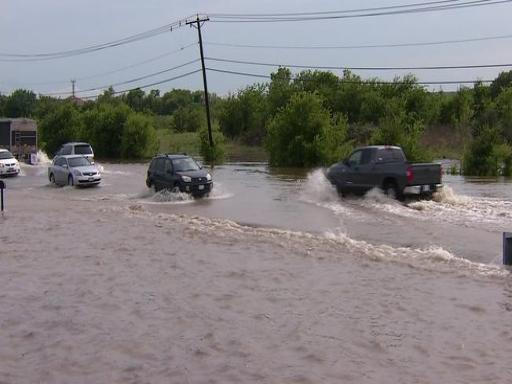
#> input picture data/data/test/flooding/image_243.jpg, 512 x 384 px, found by its file name; its folder holds 6 pictures in this run
$ jupyter execute --allow-errors DangerLevelDetection_2-checkpoint.ipynb   (older library calls are emulated)
#> lines starting #> are read from the running program, lines starting #| are printed output that depends on the picture
#> further down, positive_img is the input picture: shape (384, 512, 3); mean B, G, R 128.6, 128.3, 131.9
# TECH-A-THON

**Team Name: BetaTech**
**Team Leader: Mollika Garg**
**Email Id: mollika.garg@gmail.com**

### PROJECT DETAILS

**Domain: Machine Learning**
**Project Name: Urban Water Logging**
**Theme: Recognition System**

### PROJECT DESCRIPTION
After predicting water logging, we also predict a danger level score ranging from 0 to 1. Here 0 stands for less water logging and 1 stands for high level water logging that needs immediate attention.

[cell 1]
## IMPORTS

# used for reading images from data
import cv2

# used for manipulating directory paths
import os

# Scientific and vector computation for python
import numpy as np

# For image visualisation
import matplotlib.pyplot as plt

# used for reading excel file
import pandas as pd

# used for saving the model
import pickle

# used for getting features from images
from skimage import feature as ft

# used for training SVM
from sklearn.svm import SVC

# used for testing model's accuracy score
from sklearn.metrics import accuracy_score

# used for training random forest
from sklearn.ensemble import RandomForestClassifier

[cell 2]
## DATA DIRECTORY PATHS

datapath="C:\\Users\\molli\\Downloads\\data\\data"
floodTrainPath=os.path.join(datapath,'train','flooding')
floodValPath=os.path.join(datapath,'valid','flooding')
floodTestPath=os.path.join(datapath,'test','flooding')

[cell 3]
## FUNCTION TO READ DATA

# [25 lines left out: function read_data, not called in this run]

### Different Features Extraction Methods

[cell 4]
## 1) Histogram of gradient feature method(hog feature)

def hog_feature(img_array, resize=(256,192)):
    """
    Extract hog feature from an image

    Parameters
    ----------
    img_array: ndarray
               it is an image array

    resize: tuple
            it represents size of the image for extracture


    Returns
    -------
    features: ndarray
              it is an image feature vector
    """
#> called with resize = (256, 192)
    img = cv2.cvtColor(img_array, cv2.COLOR_RGB2GRAY)
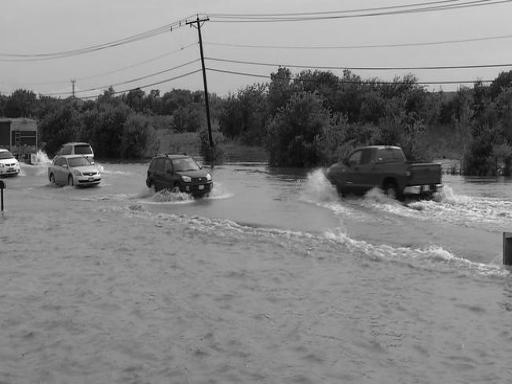
#> img: shape (384, 512); min 1, max 254, mean 128.9
    img = cv2.resize(img, resize)
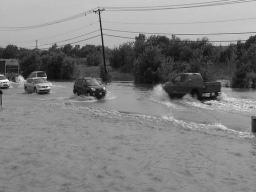
#> img: shape (192, 256); min 9, max 250, mean 129
    bins = 9
    cell_size = (8, 8)
    cpb = (2, 2)
    norm = "L2"
    features = ft.hog(img, orientations=bins, pixels_per_cell=cell_size,
                        cells_per_block=cpb, block_norm=norm, transform_sqrt=True)
    return features

[cell 5]
## 2) RGB Features for images

# [24 lines left out: function rgb_feature, not called in this run]

### Data Augmentation

[cell 6]
#flip image left to right
def flip_img(img):
    return np.fliplr(img)

### Reading Data

#> (a cell that did not finish here is left out)

#> (a cell that did not finish here is left out)

### Training The Data and Chosing the Best Hyperparameters

[cell 9]
# [21 lines left out: function svm_train, not called in this run]

[cell 10]
# [21 lines left out: function randomforest_train, not called in this run]

[cell 11]
#TRAINING RANDOM FOREST MODEL BY CHOSING THE HYPERPARAMETER ON THE VAL SET

# Random Forest classification to predict 1 for water logged image and 0 for non waterlogged image

noOfTrees = [50,100,150,200]
max_accuracy = 0

#> (the rest of this cell did not finish here and is left out)

[cell 12]
#TRAINING SVM MODEL BY CHOSING THE HYPERPARAMETER ON THE VAL SET

# SVM classification to predict 1 for water logged image and 0 for non waterlogged image

C = [0.5, 1, 5, 10]
max_accuracy = 0
best_clf= None

#> (the rest of this cell did not finish here and is left out)

#> (a cell that did not finish here is left out)

### Conclusion
We tried a differnet types of models. We tried both Random Forest and SVM. Also, we experimented with different feature extraction using hog features and RGB features. In the end we found that hog features trained on SVM give the best validation result.

### Getting Results on Test Data

[cell 14]
# image example 1

positive_img = cv2.imread("C:\\Users\\molli\\Downloads\\data\\data\\test\\flooding\\image_243.jpg")
plt.imshow(positive_img)
plt.show()

feature = hog_feature(positive_img)
#> (the rest of this cell did not finish here and is left out)
